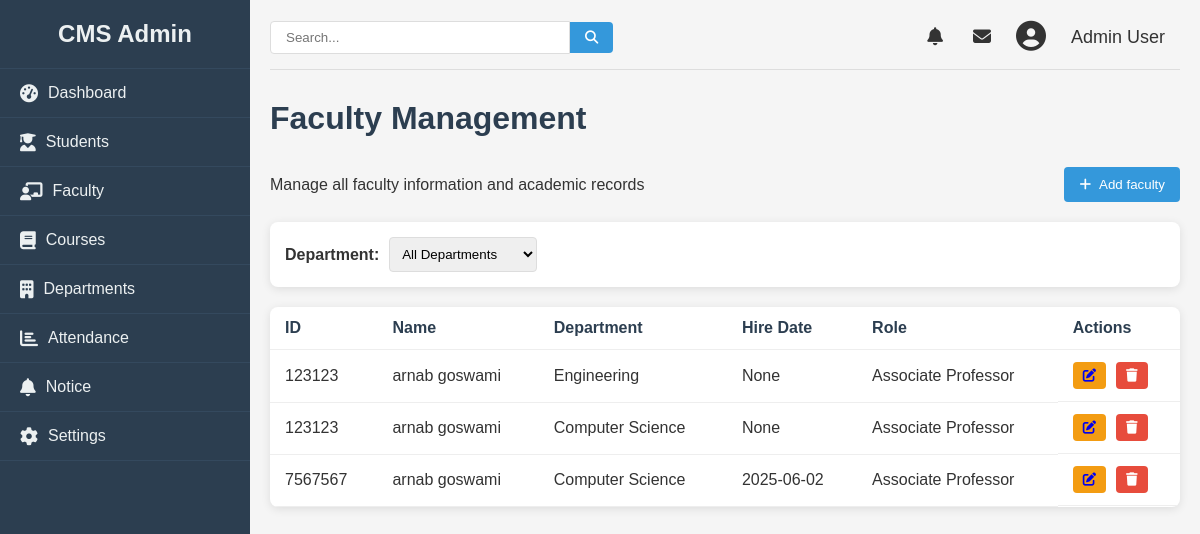
The page /admin/faculty (signed in) on the database as committed earlier.
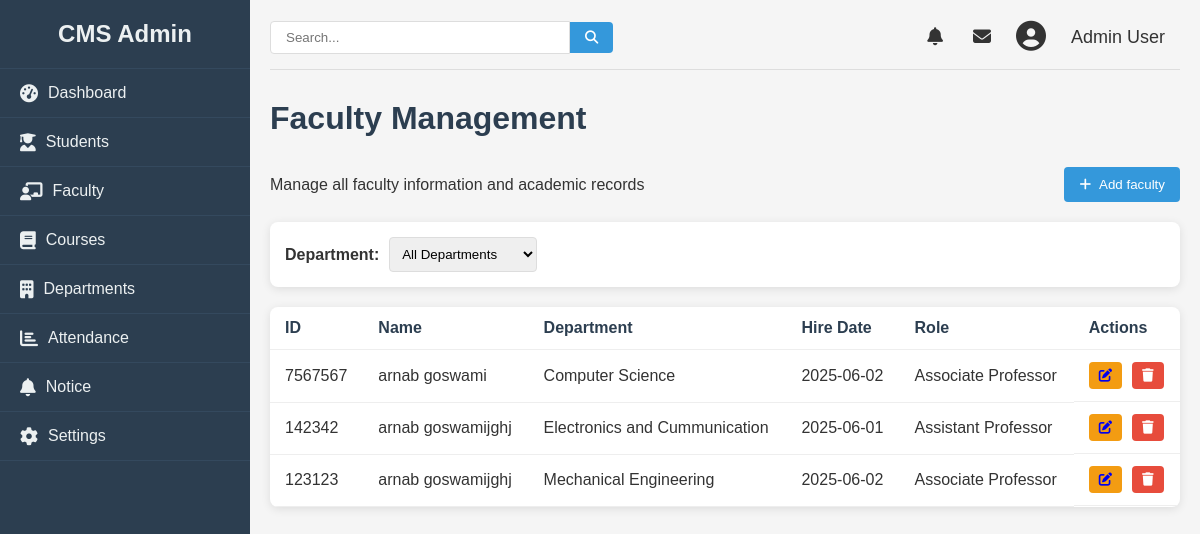
The same page on the database as committed later.
### college/model.py (models this page shows, shortened)
class Faculty(db.Model):
    id = db.Column(db.Integer, primary_key=True)
    name = db.Column(db.String(100), nullable=False)
    facultyid = db.Column(db.Integer, nullable=False)
    education = db.Column(db.String(100), nullable=False)
    email = db.Column(db.String(100), nullable=False)
    phone = db.Column(db.Integer, nullable=False)
    department = db.Column(db.Integer, nullable=False)
    role = db.Column(db.Integer, nullable=False)
    dob = db.Column(db.Date, nullable=False)
    doj = db.Column(db.Date, nullable=False)
    gender = db.Column(db.String, nullable=False)
    address = db.Column(db.String, nullable=False)

### college/admin/adminroute.py (the view)
@app.route("/admin/faculty", methods = ["GET", "POST"])
def faculty():
    logged = 'user_id' in session
    if logged:
        users = Faculty.query.all()
        return render_template("faculty.html", faculties= users)
    else:
        return redirect(url_for("login"))

### college/admin/templates/faculty.html (shortened to what this page needs)
{% from "macro/cmsnav.html" import cmsnav%}
{%extends "admbase.html"%}
{%block head%}
    <link rel="stylesheet" href="{{url_for('static', filename='css/styles.css')}}">
    <link rel="stylesheet" href="https://cdnjs.cloudflare.com/ajax/libs/font-awesome/6.4.0/css/all.min.css">
{%endblock%}
{%block content%}
    <div class="container" w-tid="21">
        {{cmsnav()}}
        <main class="main-content" w-tid="111">
            <header class="top-header" w-tid="113">
                <div class="search-box" w-tid="115">
                    <input type="text" placeholder="Search..." w-tid="117"/>
                    <button w-tid="119"><i class="fas fa-search" w-tid="121"></i></button>
                </div>
                <div class="user-profile" w-tid="123">
                    <span class="notification" w-tid="125"><i class="fas fa-bell" w-tid="127"></i></span>
                    <span class="message" w-tid="129"><i class="fas fa-envelope" w-tid="131"></i></span>
                    <div class="profile-img" w-tid="133">
                        <i class="fas fa-user-circle" w-tid="135"></i>
                    </div>
                    <span class="username" w-tid="137">Admin User</span>
                </div>
            </header>
            <div id="dashboard-page" class="content-section" w-tid="139">
                <div class="dashboard" w-tid="141">
                    <h1 w-tid="357">Faculty Management</h1>
                    <div class="students-header" w-tid="359">
                        <p w-tid="361">Manage all faculty information and academic records</p>
                        <button class="add-student-btn" w-tid="363">
                            <a style="text-decoration: none; color:white;" href="/admin/addfaculty" >
                            <i class="fas fa-plus" w-tid="365"></i>
                             Add faculty
                            </a>
                        </button>
                    </div>
                    <div class="student-filters" w-tid="639">
                        <div class="filter-group" w-tid="641">
                            <label w-tid="643">Department:</label>
                            <select w-tid="645">
                                <option w-tid="647">All Departments</option>
                            </select>
                        </div>
                    </div>
                    <div class="students-table" w-tid="673">
                        <table w-tid="675">
                            <thead w-tid="677">
                                <tr w-tid="679">
                                    <th w-tid="681">ID</th>
                                    <th w-tid="683">Name</th>
                                    <th w-tid="685">Department</th>
                                    <th w-tid="689">Hire Date</th>
                                    <th w-tid="691">Role</th>
                                    <th w-tid="693">Actions</th>
                                </tr>
                            </thead>
                            <tbody w-tid="695">
                                {%for faculty in faculties%}
                                <tr w-tid="697">
                                    <td w-tid="699">{{faculty.facultyid}}</td>
                                    <td w-tid="701">{{faculty.name}}</td>
                                    <td w-tid="703">{{faculty.department}}</td>
                                    <td w-tid="707">{{faculty.doj}}</td>
                                    <td w-tid="709">{{faculty.role}}</td>
                                    <td class="action-cell" w-tid="711">
                                        <button class="action-btn edit-btn" w-tid="717">
                                            <a href="/admin/update/faculty/{{faculty.id}}">
                                            <i class="fas fa-edit" w-tid="467"></i>
                                        </a>
                                        <button class="action-btn delete-btn" w-tid="721"><i class="fas fa-trash" w-tid="723"></i></button>
                                    </td>
                                </tr>
                                {%endfor%}
                            </tbody>
                        </table>
                    </div>
                </div>
            </div>
        </main>
    </div>
    {%endblock%}

### college/admin/templates/macro/cmsnav.html (shortened to what this page needs)
{%macro cmsnav()%}
<aside class="sidebar" w-tid="23">
    <div class="sidebar-header" w-tid="25">
        <h2 w-tid="27">CMS Admin</h2>
    </div>
    <nav class="sidebar-nav" w-tid="29">
        <ul w-tid="31">
            <li w-tid="33"><a href="/admin" data-page="dashboard-page" w-tid="35"><i class="fas fa-tachometer-alt"
                        w-tid="37"></i> Dashboard</a></li>
            <li  w-tid="39"><a href="/admin/student" data-page="students-page" w-tid="41"><i
                        class="fas fa-user-graduate" w-tid="43"></i> Students</a></li>
            <li w-tid="45"><a href="/admin/faculty" data-page="faculty-page" w-tid="47"><i
                        class="fas fa-chalkboard-teacher" w-tid="49"></i> Faculty</a></li>
            <li w-tid="51"><a href="/admin/courses" data-page="courses-page" w-tid="53"><i class="fas fa-book"
                        w-tid="55"></i> Courses</a></li>
            <li w-tid="57"><a href="/admin/department" data-page="department-page" w-tid="59"><i class="fas fa-building"
                        w-tid="61"></i> Departments</a></li>
            <li w-tid="87"><a href="/admin/attendence" data-page="attendance-page" w-tid="89"><i class="fas fa-chart-bar"
                        w-tid="91"></i> Attendance</a></li>
            <li w-tid="99"><a href="/admin/notice" data-page="notice-page" w-tid="101"><i class="fas fa-bell"
                        w-tid="103"></i> Notice</a></li>
            <li w-tid="93"><a href="/" data-page="settings-page" w-tid="95"><i class="fas fa-cog" w-tid="97"></i>
                    Settings</a></li>
        </ul>
    </nav>
</aside>
{%endmacro%}

### college/admin/templates/admbase.html (shortened to what this page needs)
<!DOCTYPE html>
<html lang="en">
<head>
    {%block head%}
    {%endblock%}
</head>
<body>
    {%block content%}
    {%endblock%}
</body>
</html>

### college/static/css/styles.css (style rules this page uses)
* { margin: 0; padding: 0; box-sizing: border-box; }
body { font-family: Arial, sans-serif; background-color: #f5f5f5; color: #333; }
.container { display: flex; min-height: 100vh; }
.sidebar { width: 250px; background-color: #2c3e50; color: #ecf0f1; transition: all 0.3s ease; }
.sidebar-header { padding: 20px; text-align: center; border-bottom: 1px solid #34495e; }
.sidebar-nav ul { list-style: none; }
.sidebar-nav li { padding: 15px 20px; border-bottom: 1px solid #34495e; transition: all 0.3s ease; }
.sidebar-nav a { color: #ecf0f1; text-decoration: none; display: flex; align-items: center; }
.sidebar-nav i { margin-right: 10px; font-size: 18px; }
.main-content { flex: 1; padding: 20px; }
.top-header { display: flex; justify-content: space-between; align-items: center; margin-bottom: 30px; padding-bottom: 15px; border-bottom: 1px solid #ddd; }
.search-box { display: flex; align-items: center; }
.search-box input { padding: 8px 15px; border: 1px solid #ddd; border-radius: 4px 0 0 4px; width: 300px; }
.search-box button { background: #3498db; color: white; border: none; padding: 8px 15px; border-radius: 0 4px 4px 0; cursor: pointer; }
.user-profile { display: flex; align-items: center; }
.user-profile span { margin: 0 15px; font-size: 18px; cursor: pointer; }
.profile-img { font-size: 30px; margin: 0 10px; }
.dashboard h1 { margin-bottom: 30px; color: #2c3e50; }
table { width: 100%; border-collapse: collapse; }
th, td { padding: 12px 15px; text-align: left; border-bottom: 1px solid #eee; }
th { font-weight: bold; color: #2c3e50; }
.content-section { display: none; }
#dashboard-page { display: block; }
.students-header { display: flex; justify-content: space-between; align-items: center; margin-bottom: 20px; }
.add-student-btn { background-color: #3498db; color: white; border: none; padding: 10px 15px; border-radius: 4px; cursor: pointer; display: flex; align-items: center; }
.add-student-btn i { margin-right: 5px; }
.student-filters { display: flex; justify-content: space-between; margin-bottom: 20px; background: white; padding: 15px; border-radius: 8px; box-shadow: 0 2px 10px rgba(0, 0, 0, 0.1); }
.filter-group { display: flex; align-items: center; }
.filter-group label { margin-right: 10px; font-weight: bold; }
.filter-group select { padding: 8px; border-radius: 4px; border: 1px solid #ddd; }
.students-table { background: white; border-radius: 8px; box-shadow: 0 2px 10px rgba(0, 0, 0, 0.1); overflow: hidden; }
.action-cell { display: flex; gap: 10px; }
.action-btn { padding: 6px 10px; border-radius: 4px; cursor: pointer; border: none; color: white; }
.edit-btn { background-color: #f39c12; }
.delete-btn { background-color: #e74c3c; }

Rows that differ between the two databases and show on the page:
removed Faculty: facultyid "123123", name "arnab goswami", department "Engineering", doj "None", role "Associate Professor"
removed Faculty: facultyid "123123", name "arnab goswami", department "Computer Science", doj "None", role "Associate Professor"
added Faculty: facultyid "142342", name "arnab goswamijghj", department "Electronics and Cummunication", doj "2025-06-01", role "Assistant Professor"
added Faculty: facultyid "123123", name "arnab goswamijghj", department "Mechanical Engineering", doj "2025-06-02", role "Associate Professor"
